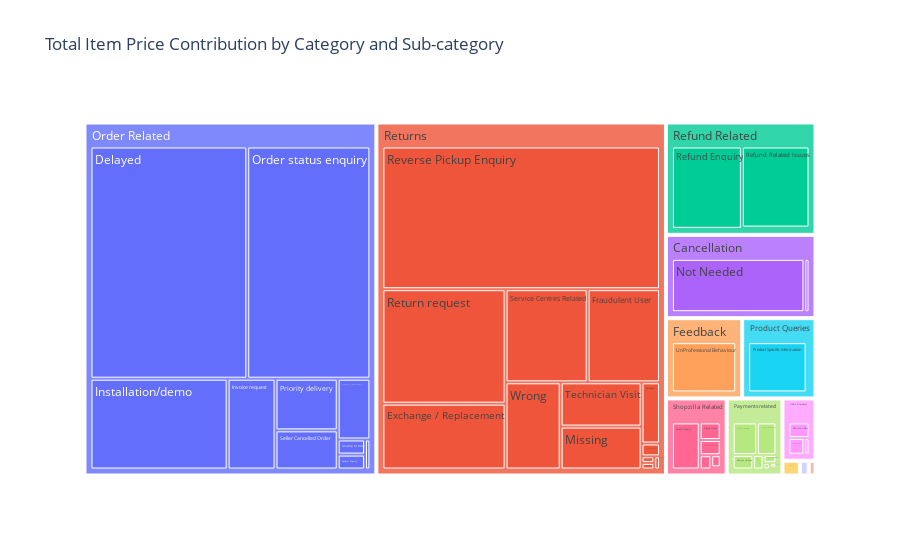

Here is the notebook cell this chart was saved with:
### Markdown cell above
#### Chart - 7

### Code cell
# Chart - 7 visualization code
#Tree map showing Total Item Price contribution by category and sub-category 
fig = px.treemap(df, 
                 path=['category', 'Sub-category'], 
                 values='Item_price', 
                 title='Total Item Price Contribution by Category and Sub-category',
                 color_continuous_scale='Tealgrn')
fig.show()

### Figure 1 — Plotly figure (JSON) as saved in the notebook; plotly's stock layout.template omitted (floating-point values rounded to 4 significant figures)
{"data": [{"branchvalues": "total", "domain": {"x": [0, 1], "y": [0, 1]}, "hovertemplate": "labels=%{label}<br>Item_price=%{value}<br>parent=%{parent}<br>id=%{id}<extra></extra>", "ids": ["Shopzilla Related/Account updation", "Offers & Cashback/Affiliate Offers", "App/website/App/website Related", "Payments related/Billing Related", "Refund Related/COD Refund Details", "Others/Call back request", "Others/Call disconnected", "Payments related/Card/EMI", "Onboarding related/Commission related", "Order Related/Customer Requested Modifications", "Returns/Damaged", "Order Related/Delayed", "Returns/Exchange / Replacement", "Returns/Fraudulent User", "Order Related/General Enquiry", "Returns/General Enquiry", "Shopzilla Related/General Enquiry", "Order Related/Installation/demo", "Offers & Cashback/Instant discount", "Order Related/Invoice request", "App/website/Issues with Shopzilla App", "Product Queries/Life Insurance", "Returns/Missing", "Others/Non Order related", "Cancellation/Not Needed", "Payments related/Online Payment Issues", "Order Related/Order Verification", "Order Related/Order status enquiry", "Shopzilla Related/Other Account Related Issues", "Offers & Cashback/Other Cashback", "Others/Others", "Payments related/PayLater related", "Payments related/Payment pending", "Payments related/Payment related Queries", "Product Queries/Policy Related", "Order Related/Priority delivery", "Product Queries/Product Specific Information", "Returns/Product related Issues", "Refund Related/Refund Enquiry", "Refund Related/Refund Related Issues", "Cancellation/Return cancellation", "Returns/Return request", "Returns/Reverse Pickup Enquiry", "Returns/Self-Help", "Order Related/Seller Cancelled Order", "Onboarding related/Seller onboarding", "Returns/Service Center - Service Denial", "Returns/Service Centres Related", "Shopzilla Related/Shopzila Premium Related", "Shopzilla Related/Shopzilla Rewards", "Shopzilla Related/Signup Issues", "Returns/Technician Visit", "Feedback/UnProfessional Behaviour", "Shopzilla Related/Unable to Login", "Order Related/Unable to track", "Payments related/Wallet related", "Product Queries/Warranty related", "Returns/Wrong", "Payments related/e-Gift Voucher", "App/website", "Cancellation", "Feedback", "Offers & Cashback", "Onboarding related", "Order Related", "Others", "Payments related", "Product Queries", "Refund Related", "Returns", "Shopzilla Related"], "labels": ["Account updation", "Affiliate Offers", "App/website Related", "Billing Related", "COD Refund Details", "Call back request", "Call disconnected", "Card/EMI", "Commission related", "Customer Requested Modifications", "Damaged", "Delayed", "Exchange / Replacement", "Fraudulent User", "General Enquiry", "General Enquiry", "General Enquiry", "Installation/demo", "Instant discount", "Invoice request", "Issues with Shopzilla App", "Life Insurance", "Missing", "Non Order related", "Not Needed", "Online Payment Issues", "Order Verification", "Order status enquiry", "Other Account Related Issues", "Other Cashback", "Others", "PayLater related", "Payment pending", "Payment related Queries", "Policy Related", "Priority delivery", "Product Specific Information", "Product related Issues", "Refund Enquiry", "Refund Related Issues", "Return cancellation", "Return request", "Reverse Pickup Enquiry", "Self-Help", "Seller Cancelled Order", "Seller onboarding", "Service Center - Service Denial", "Service Centres Related", "Shopzila Premium Related", "Shopzilla Rewards", "Signup Issues", "Technician Visit", "UnProfessional Behaviour", "Unable to Login", "Unable to track", "Wallet related", "Warranty related", "Wrong", "e-Gift Voucher", "App/website", "Cancellation", "Feedback", "Offers & Cashback", "Onboarding related", "Order Related", "Others", "Payments related", "Product Queries", "Refund Related", "Returns", "Shopzilla Related"], "name": "", "parents": ["Shopzilla Related", "Offers & Cashback", "App/website", "Payments related", "Refund Related", "Others", "Others", "Payments related", "Onboarding related", "Order Related", "Returns", "Order Related", "Returns", "Returns", "Order Related", "Returns", "Shopzilla Related", "Order Related", "Offers & Cashback", "Order Related", "App/website", "Product Queries", "Returns", "Others", "Cancellation", "Payments related", "Order Related", "Order Related", "Shopzilla Related", "Offers & Cashback", "Others", "Payments related", "Payments related", "Payments related", "Product Queries", "Order Related", "Product Queries", "Returns", "Refund Related", "Refund Related", "Cancellation", "Returns", "Returns", "Returns", "Order Related", "Onboarding related", "Returns", "Returns", "Shopzilla Related", "Shopzilla Related", "Shopzilla Related", "Returns", "Feedback", "Shopzilla Related", "Order Related", "Payments related", "Product Queries", "Returns", "Payments related", "", "", "", "", "", "", "", "", "", "", "", ""], "type": "treemap", "values": [146850, 634646, 9790, 55803, 79748, 44039, 88839, 199562, 2937, 1444616, 818653, 26474877, 5899058, 4895600, 296380, 61115, 1705334, 9055723, 168417, 3162384, 72446, 22517, 2525541, 979, 7658756, 1055071, 116797, 20791406, 21538, 511161, 31439, 137060, 16643, 840482, 2428, 2335066, 3580320, 171069, 5449940, 5189555, 294500, 10262436, 28815721, 54050, 1768973, 60698, 61328, 5560892, 413567, 214030, 478731, 2605833, 3903398, 6853, 299789, 396960, 148752, 3495357, 41118, 82236, 7953256, 3903398, 1314224, 63635, 65746011, 165296, 2742699, 3754017, 10719243, 65226653, 2986903]}], "layout": {"legend": {"tracegroupgap": 0}, "title": {"text": "Total Item Price Contribution by Category and Sub-category"}}}
